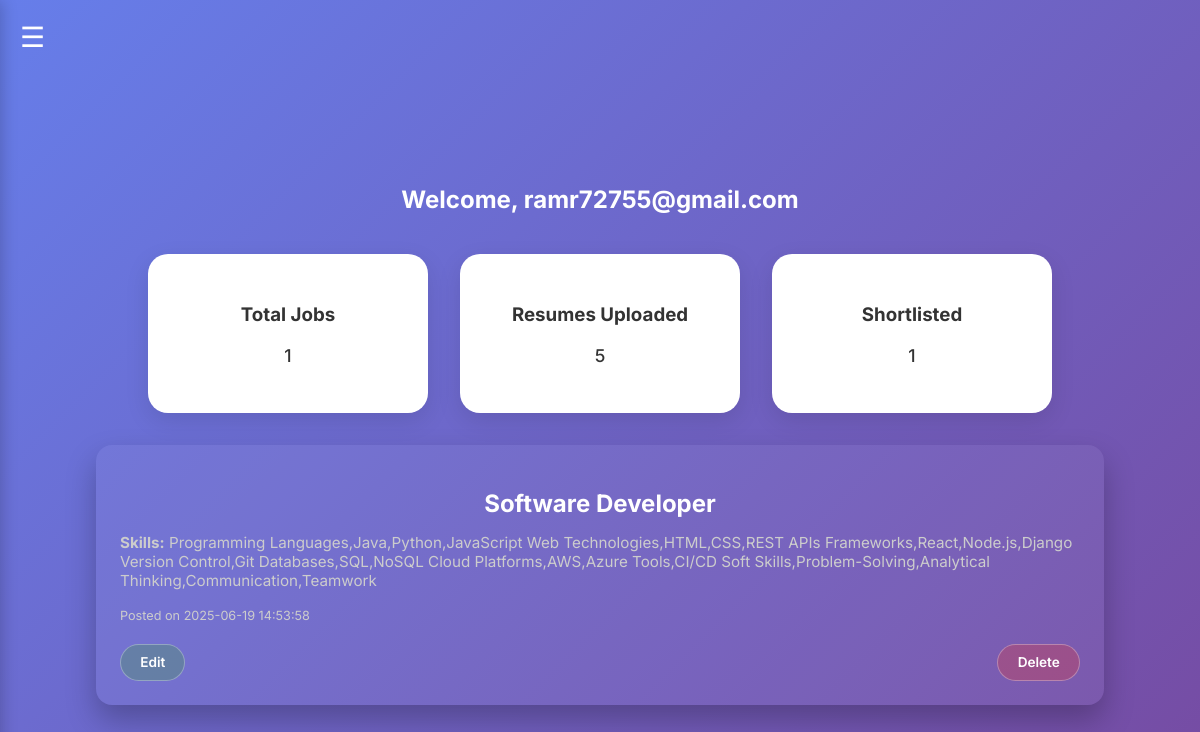
The app's page /dashboard (signed in) with its own data.
### tables this page shows
CREATE TABLE jobs (
        id INTEGER PRIMARY KEY AUTOINCREMENT,
        title TEXT NOT NULL,
        description TEXT NOT NULL,
        skills TEXT NOT NULL,
        posted_by TEXT NOT NULL,  -- email of the recruiter who posted
        created_at TIMESTAMP DEFAULT CURRENT_TIMESTAMP
    );

### app.py (the view)
@app.route('/dashboard')
def dashboard():
    if 'user' not in session:
        return redirect(url_for('login'))
    user_email = session['user']
    conn = get_db_connection()
    conn.row_factory = sqlite3.Row
    cursor = conn.cursor()
    cursor.execute("SELECT COUNT(*) FROM jobs")
    total_jobs = cursor.fetchone()[0]
    cursor.execute("SELECT COUNT(*) FROM resumes")
    total_resumes = cursor.fetchone()[0]
    cursor.execute("SELECT COUNT(*) FROM resumes WHERE shortlisted = 'yes'")
    shortlisted_count = cursor.fetchone()[0]
    cursor.execute("SELECT * FROM jobs ORDER BY created_at DESC LIMIT 5")
    recent_jobs = cursor.fetchall()
    cursor.execute("SELECT COUNT(*) FROM resumes WHERE shortlisted = 'yes'")
    shortlisted_count = cursor.fetchone()[0]
    conn.close()
    return render_template('dashboard.html',
                           user=user_email,
                           total_jobs=total_jobs,
                           total_resumes=total_resumes,
                           shortlisted_count=shortlisted_count,
                           recent_jobs=recent_jobs)

### app.py (called while the page is built)
def get_db_connection():
    conn = sqlite3.connect('database.db')
    conn.row_factory = sqlite3.Row
    return conn

### templates/dashboard.html (shortened to what this page needs)
<!DOCTYPE html>
<html lang="en">
<head>
  <head>
    <link rel="stylesheet" href="{{ url_for('static', filename='style.css') }}">
  </head>
<body>
  <div class="hamburger" id="hamburger">&#9776;</div>
  <div class="content" id="content">
    <h2>Welcome, {{ user }}</h2>
    <div id="stats-container" class="stats-container">
      <div class="card magic-card">
        <div class="card-front">
          <div class="firstPart">
            <h3>Total Jobs</h3>
          </div>
          <div class="container-text">
            <p>{{ total_jobs }}</p>
          </div>
        </div>
      </div>
      <div class="card magic-card">
        <div class="card-front">
          <div class="firstPart">
            <h3>Resumes Uploaded</h3>
          </div>
          <div class="container-text">
            <p>{{ total_resumes }}</p>
          </div>
        </div>
      </div>
      <div class="card magic-card">
        <div class="card-front">
          <div class="firstPart">
            <h3>Shortlisted</h3>
          </div>
          <div class="container-text">
            <p>{{ shortlisted_count }}</p>
          </div>
        </div>
      </div>
    </div>
    <div class="cards-container">
      {% for job in recent_jobs %}
      <div class="card recent-job-card" data-rotation-factor="2">
        <div class="card-content">
          <h2>{{ job['title'] }}</h2>
          <p><strong>Skills:</strong> {{ job['skills'] }}</p>
          <p><small>Posted on {{ job['created_at'] }}</small></p>
          <div class="card-footer">
            <a href="{{ url_for('edit_job', job_id=job['id']) }}" class="card-button btn-edit">Edit</a>
            <a href="{{ url_for('delete_job', job_id=job['id']) }}" class="card-button btn-delete"
              onclick="return confirm('Are you sure you want to delete this job?');">Delete</a>
          </div>
        </div>
      </div>
      {% endfor %}
    </div>
  </div>
</body>
</html>

### static/landing/style.css (style rules this page uses)
* { box-sizing: border-box; }
body, html { margin: 0; padding: 0; overflow-x: hidden; overflow-y: auto; font-family: 'Inter', sans-serif; background: black; min-height: 100vh; display: flex; flex-direction: column; }

### templates/dashboard.html (style rules this page uses)
body { margin: 0; font-family: 'Inter', sans-serif; background: linear-gradient(135deg, #667eea, #764ba2); color: #333; transition: all 0.3s ease-in-out; }
.topbar, .hamburger { position: fixed; z-index: 1000; }
.hamburger { top: 20px; left: 20px; font-size: 28px; color: white; cursor: pointer; }
.content { padding: 100px 30px 30px; max-width: 1100px; margin: auto; }
h2 { text-align: center; color: white; margin-bottom: 30px; font-weight: 700; }
.btn-edit { background-color: #43a047; }
.btn-delete { background-color: #e53935; }
:root { --color-bg: #050505; --color-text: #ffffff; --color-primary: #ff3366; --color-secondary: #3366ff; --color-tertiary: #33ddff; --color-accent: #ffcc00; --card-radius: 16px; --card-bg: rgba(255, 255, 255, 0.03); --card-border: rgba(255, 255, 255, 0.1); --card-shadow: 0 15px 30px -12px rgba(0, 0, 0, 0.5); --transition: all 0.4s cubic-bezier(0.175, 0.885, 0.32, 1.275); }
.cards-container { display: grid; grid-template-columns: repeat(auto-fit, minmax(320px, 1fr)); gap: 2rem; margin-top: 2rem; padding: 0 1rem; }
.card.recent-job-card { background: rgba(255, 255, 255, 0.05); border-radius: 16px; padding: 1.5rem; color: #fff; box-shadow: 0 15px 30px rgba(0, 0, 0, 0.25); transition: transform 0.4s ease; position: relative; overflow: hidden; }
.card-content h2 { font-size: 1.5rem; margin-bottom: 0.5rem; color: #fff; }
.card-content p { font-size: 0.95rem; color: #ccc; margin-bottom: 0.5rem; }
.card-footer { display: flex; justify-content: space-between; align-items: center; margin-top: 1.2rem; }
.card-button { background: rgba(255, 255, 255, 0.1); border: 1px solid rgba(255, 255, 255, 0.3); color: #fff; padding: 0.6rem 1.2rem; border-radius: 50px; font-weight: 600; font-size: 0.85rem; transition: all 0.3s ease; text-decoration: none; display: inline-block; }
.btn-edit { background-color: rgba(67, 160, 71, 0.3); }
.btn-delete { background-color: rgba(229, 57, 53, 0.3); }
:root { --circle-size: 0%; --x: 50%; --y: 50%; }
.stats-container { display: flex; flex-wrap: wrap; justify-content: center; gap: 2rem; margin-top: 40px; }
.magic-card { position: relative; width: 280px; border-radius: 20px; overflow: hidden; background: white; box-shadow: 0 8px 24px rgba(0, 0, 0, 0.1); transition: 0.4s ease-in-out; }
.card-front, .card-overlay { width: 100%; padding: 30px; border-radius: 20px; }
.firstPart { text-align: center; margin-bottom: 10px; }
.container-text { text-align: center; font-size: 1.1rem; font-weight: 500; }

### records on screen
jobs: posted_by "ramr72755@gmail.com", title "Software Developer", skills "Programming Languages,Java,Python,JavaScript Web Technologies,HTML,CSS,REST APIs Frameworks,React,Node.js,Django Version Control,Git Databases,SQL,NoSQL Cloud Platforms,AWS,Azure Tools,CI/CD Soft Skills,Problem-Solving,Analytical Thinking,Communication,Teamwork", created_at "2025-06-19 14:53:58"

### other values on screen
{{ total_jobs }} "1"
{{ total_resumes }} "5"
{{ shortlisted_count }} "1"
